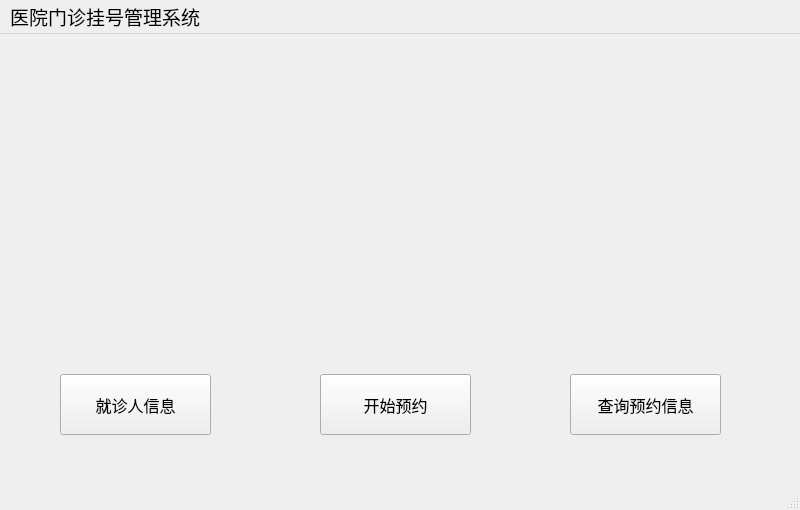
<?xml version="1.0" encoding="UTF-8"?>
<ui version="4.0">
 <class>MainWindow</class>
 <widget class="QMainWindow" name="MainWindow">
  <property name="geometry">
   <rect>
    <x>0</x>
    <y>0</y>
    <width>800</width>
    <height>510</height>
   </rect>
  </property>
  <property name="font">
   <font>
    <pointsize>14</pointsize>
   </font>
  </property>
  <property name="windowTitle">
   <string>MainWindow</string>
  </property>
  <widget class="QWidget" name="centralwidget">
   <widget class="QPushButton" name="pushButton_Appointment">
    <property name="geometry">
     <rect>
      <x>320</x>
      <y>340</y>
      <width>151</width>
      <height>61</height>
     </rect>
    </property>
    <property name="font">
     <font>
      <pointsize>12</pointsize>
      <bold>false</bold>
     </font>
    </property>
    <property name="text">
     <string>开始预约</string>
    </property>
   </widget>
   <widget class="QPushButton" name="pushButton_Reception">
    <property name="geometry">
     <rect>
      <x>570</x>
      <y>340</y>
      <width>151</width>
      <height>61</height>
     </rect>
    </property>
    <property name="font">
     <font>
      <pointsize>12</pointsize>
      <bold>false</bold>
     </font>
    </property>
    <property name="text">
     <string>查询预约信息</string>
    </property>
   </widget>
   <widget class="QPushButton" name="pushButton_PatientInfo">
    <property name="geometry">
     <rect>
      <x>60</x>
      <y>340</y>
      <width>151</width>
      <height>61</height>
     </rect>
    </property>
    <property name="sizePolicy">
     <sizepolicy hsizetype="Minimum" vsizetype="Fixed">
      <horstretch>0</horstretch>
      <verstretch>0</verstretch>
     </sizepolicy>
    </property>
    <property name="font">
     <font>
      <pointsize>12</pointsize>
      <bold>false</bold>
     </font>
    </property>
    <property name="styleSheet">
     <string notr="true"/>
    </property>
    <property name="text">
     <string>就诊人信息</string>
    </property>
   </widget>
  </widget>
  <widget class="QMenuBar" name="menubar">
   <property name="geometry">
    <rect>
     <x>0</x>
     <y>0</y>
     <width>800</width>
     <height>34</height>
    </rect>
   </property>
   <widget class="QMenu" name="menu">
    <property name="geometry">
     <rect>
      <x>0</x>
      <y>0</y>
      <width>178</width>
      <height>74</height>
     </rect>
    </property>
    <property name="title">
     <string>医院门诊挂号管理系统</string>
    </property>
   </widget>
   <addaction name="menu"/>
  </widget>
  <widget class="QStatusBar" name="statusbar"/>
  <action name="actionguahao">
   <property name="text">
    <string>guahao </string>
   </property>
  </action>
 </widget>
 <resources/>
 <connections/>
</ui>
